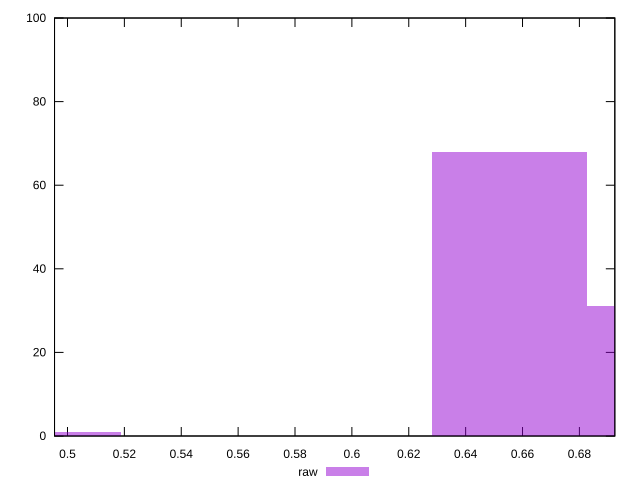

This chart was generated by the following gnuplot code:
reset

$raw <<EOF
0.4916207818946075 1
0.6554943758594767 68
0.7101189071810997 31
EOF

set key outside below
set boxwidth 0.05462453132162306
set xrange [0.4954440904850804:0.6924544600266946]
set yrange [0:100]
set trange [0:100]
set style fill transparent solid 0.5 noborder
set terminal svg size 640, 490 enhanced background rgb 'white'
set output "report_00019_2021-02-10T18-14-37.922Z//meta/pScore/samples/pages+cached+noadtech/raw/histogram.svg"

plot $raw title "raw" with boxes

reset
